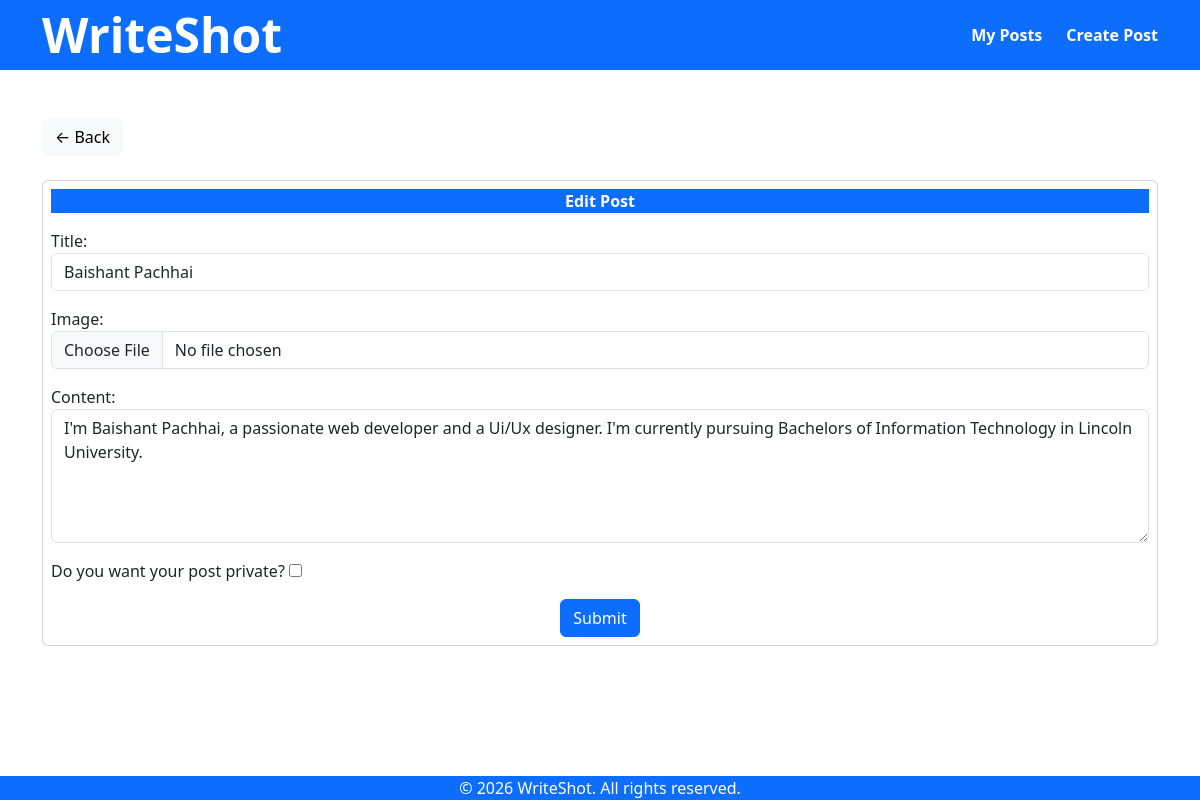
The page /10/Baishant Pachhai/post_edit/ on the database its author committed.
### blog_app/models.py (models this page shows, shortened)
class Post (models.Model):
    title = models.CharField(max_length=200)
    image = models.ImageField(upload_to='post_images/', blank=True, null=True)
    content = models.TextField()
    created_at = models.DateTimeField(auto_now_add=True)
    is_private = models.BooleanField(default=False)

### blog_app/views.py (the view)
# urls.py: path('<int:pk>/<str:title>/post_edit/', views.post_edit, name='post_edit' ),
def post_edit (request, pk, title):
    post_obj = get_object_or_404(Post, pk=pk, title=title)
    old_image = post_obj.image
    if request.method == "POST":
        form = PostForm(request.POST, request.FILES, instance=post_obj)
        if form.is_valid():
            updated_post = form.save()
            if 'image' in request.FILES:
                if old_image and old_image != updated_post.image:
                    old_image.delete(save=False)
            messages.success(request, 'Post updated successfully!')
            return redirect('post_details', pk=post_obj.pk, title=post_obj.title)
        else:
            messages.error(request, 'Error while updating post...')
    else:
        form = PostForm(instance=post_obj)
    return render (request, 'blog_app/post_form.html', {
        'form':form,
        'post':post_obj
    })

### blog_app/forms.py
class PostForm (forms.ModelForm):
    class Meta:
        model = Post
        exclude = ['created_at']
        labels= {
            'is_private':'Do you want your post private?'
        }
        widgets = {
            'title': forms.TextInput(attrs={
                'class': 'form-control',
                'placeholder': 'Enter post title'
            }),
            'content': forms.Textarea(attrs={
                'class': 'form-control',
                'rows': 5
            }),
            'image': forms.FileInput(attrs={
                'class': 'form-control',
                'accept': 'image/*'
            })
        }

### blog_app/templates/blog_app/post_form.html (shortened to what this page needs)
{% extends 'blog_app/base.html' %}
{% block content %}
<div class="container mt-4 p-0 rounded-4">
    <a href="{% url 'post_list' %}" class="btn btn-light mb-4">
        ← Back
    </a>
    <div class="card p-2">
        <form action="" class="form" method="post" enctype="multipart/form-data">
            {% if form.instance.pk %}
                    <p class="text-center bg-primary text-white fw-bold">Edit Post</p>
            {% else %}
                    <p class="text-center bg-primary text-white fw-bold">Create New Post</p>
            {% endif %}
            {{form.as_p}}
            <div class="text-center">
                <button type="submit" class="btn btn-primary">Submit</button>
            </div>
        </form>
    </div>
</div>
{% endblock content %}

### blog_app/templates/blog_app/base.html (style rules this page uses)
:root { --navbar-height: 70px; --footer-height: 60px; }
body { padding-top: var(--navbar-height); padding-bottom: var(--footer-height); }

### rows shown on the page
Post: title "Baishant Pachhai", content "I'm Baishant Pachhai, a passionate web developer and a Ui/Ux designer. I'm currently pursuing Bachelors of Information Technology in Lincoln University."
